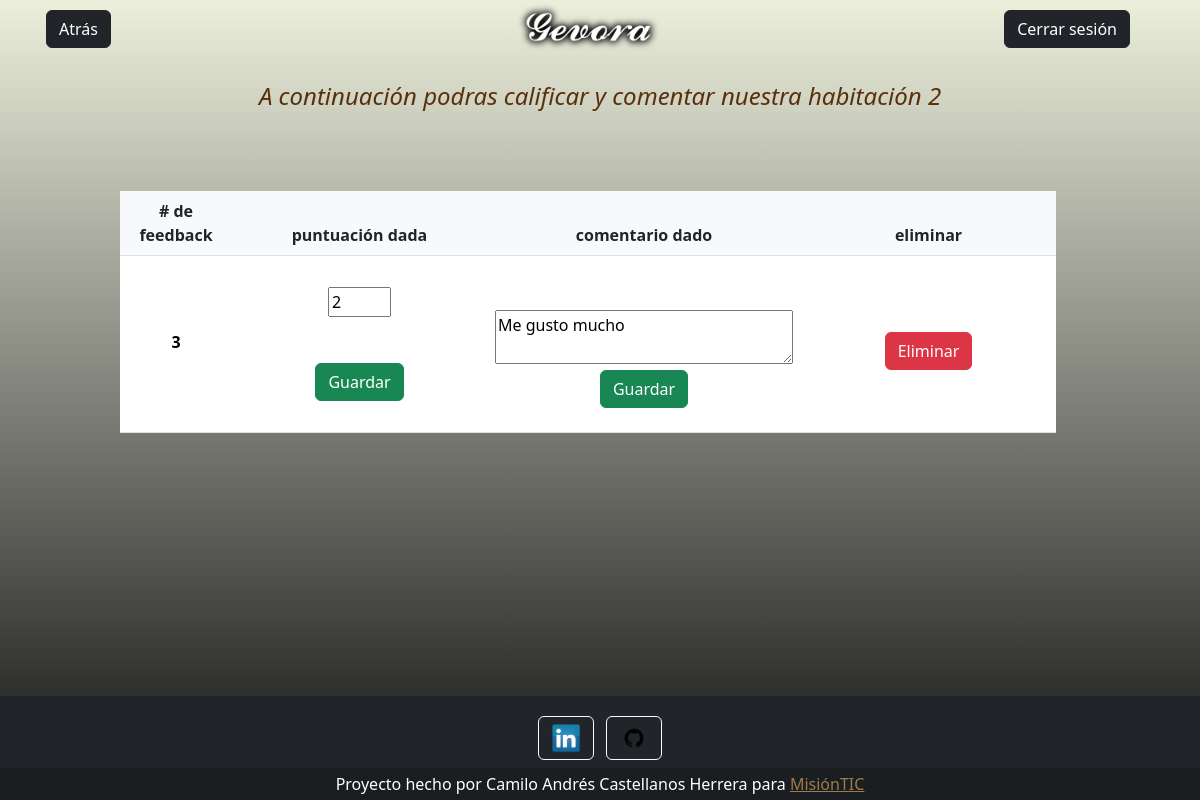
The page /editcom/2 (signed in) on the database as committed earlier.
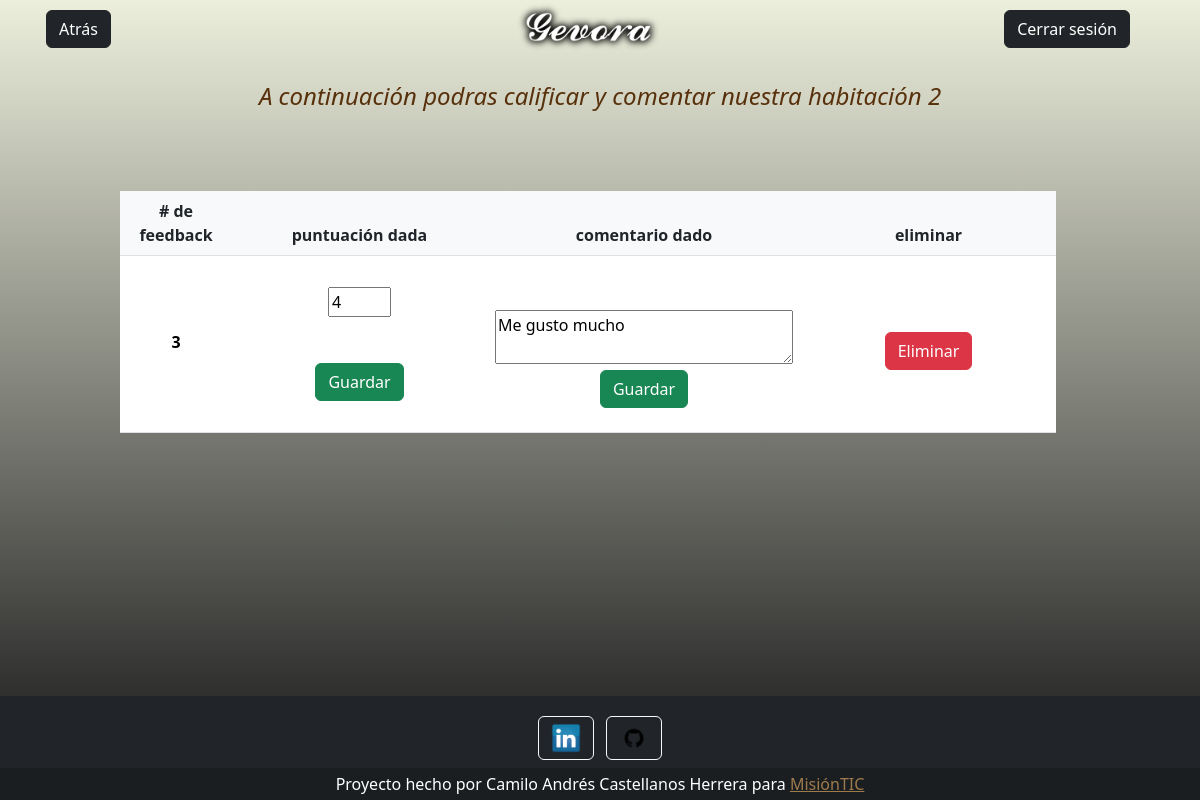
The same page on the database as committed later.
### tables this page shows
CREATE TABLE feedback (id INTEGER PRIMARY KEY AUTOINCREMENT, guest INT REFERENCES users (id), room INT REFERENCES rooms (id), stars INT NOT NULL, coment TEXT NOT NULL);

### app.py (the view, shortened to what this page needs)
@app.route('/editcom/<int:i>')
@app.route('/editcom/<int:i>/<a>', methods=["POST"])
def editcom(i,a=None):
    if g.usuario == None: #Restricción a que sólo usuarios loggeados puedan acceder a vistas de procesos internos
        joker = "Debes iniciar sesión para poder acceder a nuestros servicios"
        return render_template( 'joker.html', joker=joker ), {"Refresh": "2;/"}
    else:
        if a == None: #Renderizar página de editar feedback
            try:
                with sqlite3.connect("db.db") as con: #consulta para mostrar datos de estrellas y comentarios listos a editar
                    cur = con.cursor()
                    row = cur.execute("SELECT * FROM feedback where guest = ?", [session.get("id")]).fetchall()
                    rowN = len(row)
                    return render_template("editcom.html", i=i, rowN=rowN, row=row)
            except Error:
                print("Ha ocurrido un error", Error)
                return render_template("error.html")

### app.py (called while the page is built)
@app.before_request
def before_request():
    usuario = session.get('usuario')
    if usuario == None:
        g.usuario = None
    else:
        g.usuario = session.get('usuario')

### templates/editcom.html (shortened to what this page needs)
{% extends 'base/base.html' %}
{% block content %}
<div class="container-fluid">
    <div class="container-fluid row align-items-start">
        <div class="container-fluid col-2 text-start"><a href="/home" class="btn btn-dark" style="margin: 10px;"> Atrás </a></div>
        <div class="col-4"><img src="\static\images\gevora.png" alt="Gevora hotel" width="150"></div>
        <div class="col-2 text-end"><a href="{{ url_for('log_out') }}" class="btn btn-dark" style="margin: 10px;"> Cerrar sesión </a></div>
    </div>
</div>
<br>
<h4 id="change2">A continuación podras calificar y comentar nuestra habitación {{i}}</h4>
<br><br><br>
<div class="container-fluid row align-items-center" id="change">
        <div class="col-10">
            <table class="table align-middle mb-0 bg-white">
                <thead class="bg-light">
                <tr>
                    <th># de feedback</th>
                    <th>puntuación dada</th>
                    <th>comentario dado</th>
                    <th>eliminar</th>
                </tr>
                </thead>
                <tbody>
                    {% for j in range(rowN) %}
                        {% if row[j][2] == i %}
                        <tr>
                            <td>
                                <p class="fw-bold mb-1">{{j+1}}</p>
                            </div>
                            <td>
                                <form action="/editcom/{{i}}/es" method="post">
                                <input type="text" name="stars" value="{{ row[j][3] }}" size="1">
                                <p><input style="visibility: hidden" name="id" value="{{ row[j][0] }}"></p>
                                <button type="submit" class="btn btn-success">Guardar</button>
                                </form>
                            </td>
                            <td>
                                <form action="/editcom/{{i}}/co" method="post">
                                <p><input style="visibility: hidden" name="id" value="{{ row[j][0] }}"></p>
                                <textarea name="coment" id="" cols="30" rows="2">{{ row[j][4] }}</textarea>
                                <p><button type="submit" class="btn btn-success">Guardar</button></p>
                                </form>
                            </td>
                            <td>
                                <form action="/editcom/{{i}}/del" method="post">
                                <p><button type="submit" class="btn btn-danger">Eliminar</button></p>
                                </form>
                            </td>
                        {% endif %}
                    {% endfor %}
        </div>
<br><br><br><br><br><br><br><br><br>
{% endblock %}

Rows that differ between the two databases and show on the page:
changed feedback "Me gusto mucho": stars "2" → "4"
